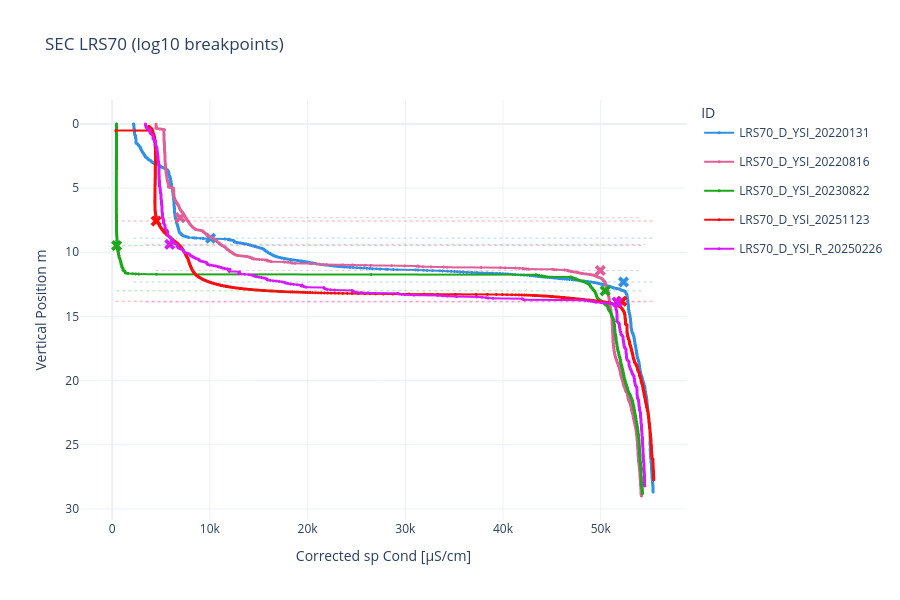

Write notebook code for a chart like this one.
### Markdown cell above
# SEC

### Code cell
path_dgh = f'{root}/results/dgh_breakpoints/dgh_log10_27800_processed_lrs70.csv'
output_dir = f'{root}/results/html_breakpoints'
path_sec_files = f'{root}/data/processed_lrs70'

fig = plot_dgh_traces_with_breakpoints_fast(
    path_dgh=path_dgh,
    path_sec_files=path_sec_files,
    vp_column='Vertical Position m',
    sec_column='Corrected sp Cond [µS/cm]',
    save_html=True,
    output_dir=output_dir,
    title='SEC LRS70 (log10 breakpoints)'
)

fig.show()

### Figure 1 — Plotly figure (JSON) as saved in the notebook; plotly's stock layout.template omitted (floating-point values rounded to 4 significant figures; data arrays with more than 128 entries replaced by an {"elided": "..."} marker saying what was removed)
{"data": [{"hovertemplate": "SEC=%{x:.2f}<br>VP=%{y:.2f}<extra></extra>", "legendgroup": "LRS70_D_YSI_20220131", "marker": {"color": "#2E91E5", "size": 3}, "mode": "markers+lines", "name": "LRS70_D_YSI_20220131", "showlegend": true, "type": "scattergl", "x": {"elided": "2049 float values"}, "y": {"elided": "2049 float values"}}, {"hovertemplate": "SEC=%{x:.2f}<br>VP=%{y:.2f}<extra></extra>", "legendgroup": "LRS70_D_YSI_20220131", "marker": {"color": "#2E91E5", "size": 10, "symbol": "x"}, "mode": "markers", "showlegend": false, "type": "scattergl", "x": [10070.0, 52340.0], "y": [8.903, 12.32]}, {"hovertemplate": "SEC=%{x:.2f}<br>VP=%{y:.2f}<extra></extra>", "legendgroup": "LRS70_D_YSI_20220816", "marker": {"color": "#E15F99", "size": 3}, "mode": "markers+lines", "name": "LRS70_D_YSI_20220816", "showlegend": true, "type": "scattergl", "x": {"elided": "1812 float values"}, "y": {"elided": "1812 float values"}}, {"hovertemplate": "SEC=%{x:.2f}<br>VP=%{y:.2f}<extra></extra>", "legendgroup": "LRS70_D_YSI_20220816", "marker": {"color": "#E15F99", "size": 10, "symbol": "x"}, "mode": "markers", "showlegend": false, "type": "scattergl", "x": [6961.0, 49960.0], "y": [7.305, 11.41]}, {"hovertemplate": "SEC=%{x:.2f}<br>VP=%{y:.2f}<extra></extra>", "legendgroup": "LRS70_D_YSI_20230822", "marker": {"color": "#1CA71C", "size": 3}, "mode": "markers+lines", "name": "LRS70_D_YSI_20230822", "showlegend": true, "type": "scattergl", "x": {"elided": "1801 float values"}, "y": {"elided": "1801 float values"}}, {"hovertemplate": "SEC=%{x:.2f}<br>VP=%{y:.2f}<extra></extra>", "legendgroup": "LRS70_D_YSI_20230822", "marker": {"color": "#1CA71C", "size": 10, "symbol": "x"}, "mode": "markers", "showlegend": false, "type": "scattergl", "x": [451.9, 50460.0], "y": [9.48, 13.0]}, {"hovertemplate": "SEC=%{x:.2f}<br>VP=%{y:.2f}<extra></extra>", "legendgroup": "LRS70_D_YSI_20251123", "marker": {"color": "#FB0D0D", "size": 3}, "mode": "markers+lines", "name": "LRS70_D_YSI_20251123", "showlegend": true, "type": "scattergl", "x": {"elided": "4591 float values"}, "y": {"elided": "4591 float values"}}, {"hovertemplate": "SEC=%{x:.2f}<br>VP=%{y:.2f}<extra></extra>", "legendgroup": "LRS70_D_YSI_20251123", "marker": {"color": "#FB0D0D", "size": 10, "symbol": "x"}, "mode": "markers", "showlegend": false, "type": "scattergl", "x": [4499.0, 52160.0], "y": [7.564, 13.82]}, {"hovertemplate": "SEC=%{x:.2f}<br>VP=%{y:.2f}<extra></extra>", "legendgroup": "LRS70_D_YSI_R_20250226", "marker": {"color": "#DA16FF", "size": 3}, "mode": "markers+lines", "name": "LRS70_D_YSI_R_20250226", "showlegend": true, "type": "scattergl", "x": {"elided": "1008 float values"}, "y": {"elided": "1008 float values"}}, {"hovertemplate": "SEC=%{x:.2f}<br>VP=%{y:.2f}<extra></extra>", "legendgroup": "LRS70_D_YSI_R_20250226", "marker": {"color": "#DA16FF", "size": 10, "symbol": "x"}, "mode": "markers", "showlegend": false, "type": "scattergl", "x": [5895.0, 51680.0], "y": [9.381, 13.88]}], "layout": {"height": 600, "hovermode": "closest", "legend": {"title": {"text": "ID"}}, "shapes": [{"line": {"color": "#2E91E5", "dash": "dot", "width": 1}, "opacity": 0.35, "type": "line", "x0": 2183.0, "x1": 55370.0, "y0": 8.903, "y1": 8.903}, {"line": {"color": "#2E91E5", "dash": "dot", "width": 1}, "opacity": 0.35, "type": "line", "x0": 2183.0, "x1": 55370.0, "y0": 12.32, "y1": 12.32}, {"line": {"color": "#E15F99", "dash": "dot", "width": 1}, "opacity": 0.35, "type": "line", "x0": 4471.0, "x1": 54170.0, "y0": 7.305, "y1": 7.305}, {"line": {"color": "#E15F99", "dash": "dot", "width": 1}, "opacity": 0.35, "type": "line", "x0": 4471.0, "x1": 54170.0, "y0": 11.41, "y1": 11.41}, {"line": {"color": "#1CA71C", "dash": "dot", "width": 1}, "opacity": 0.35, "type": "line", "x0": 423.6, "x1": 54280.0, "y0": 9.48, "y1": 9.48}, {"line": {"color": "#1CA71C", "dash": "dot", "width": 1}, "opacity": 0.35, "type": "line", "x0": 423.6, "x1": 54280.0, "y0": 13.0, "y1": 13.0}, {"line": {"color": "#FB0D0D", "dash": "dot", "width": 1}, "opacity": 0.35, "type": "line", "x0": 363.6, "x1": 55420.0, "y0": 7.564, "y1": 7.564}, {"line": {"color": "#FB0D0D", "dash": "dot", "width": 1}, "opacity": 0.35, "type": "line", "x0": 363.6, "x1": 55420.0, "y0": 13.82, "y1": 13.82}, {"line": {"color": "#DA16FF", "dash": "dot", "width": 1}, "opacity": 0.35, "type": "line", "x0": 3406.0, "x1": 54520.0, "y0": 9.381, "y1": 9.381}, {"line": {"color": "#DA16FF", "dash": "dot", "width": 1}, "opacity": 0.35, "type": "line", "x0": 3406.0, "x1": 54520.0, "y0": 13.88, "y1": 13.88}], "title": {"text": "SEC LRS70 (log10 breakpoints)"}, "xaxis": {"title": {"text": "Corrected sp Cond [µS/cm]"}}, "yaxis": {"autorange": "reversed", "title": {"text": "Vertical Position m"}}}}
